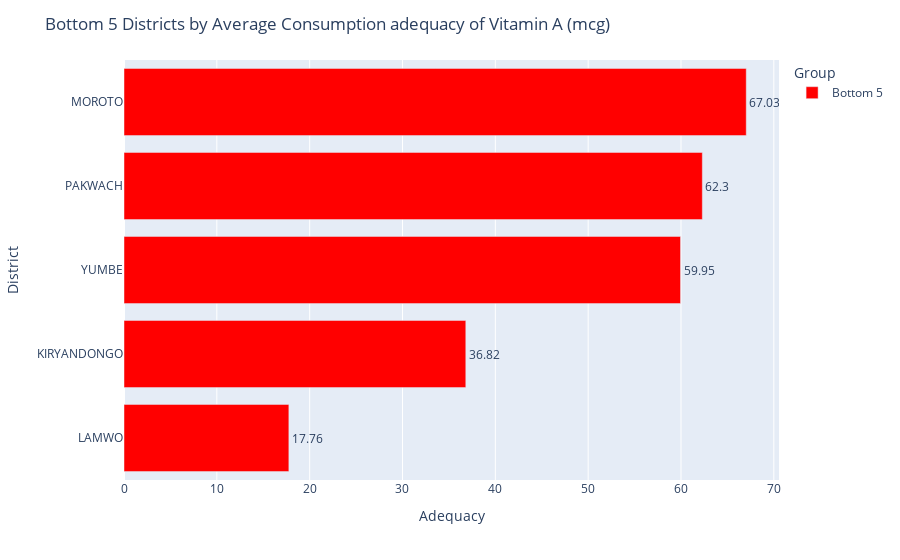

Notebook code for this chart:
### Markdown cell above
### Vitamin A

### Code cell
nutrient = "Average Consumption adequacy of Vitamin A (mcg)"

bottom5 = merged_nutrients.nsmallest(5, nutrient)
bottom5["Group"] = "Bottom 5"

# Horizontal bar chart
fig = px.bar(
    bottom5,
    x=nutrient,
    y="district",
    color="Group",
    text=nutrient,
    orientation="h",
     color_discrete_map={
         "Bottom 5": "red"
          }
)

fig.update_traces(textposition="outside")
fig.update_layout(
    title=f"Bottom 5 Districts by {nutrient}",
    xaxis_title="Adequacy",
    yaxis_title="District",
    yaxis=dict(categoryorder="total ascending")
)

fig.show()

### Figure 1 — Plotly figure (JSON) as saved in the notebook; plotly's stock layout.template omitted (floating-point values rounded to 4 significant figures)
{"data": [{"hovertemplate": "Group=Bottom 5<br>Average Consumption adequacy of Vitamin A (mcg)=%{text}<br>district=%{y}<extra></extra>", "legendgroup": "Bottom 5", "marker": {"color": "red", "pattern": {"shape": ""}}, "name": "Bottom 5", "orientation": "h", "showlegend": true, "text": [17.76, 36.82, 59.95, 62.3, 67.03], "textposition": "outside", "type": "bar", "x": [17.76, 36.82, 59.95, 62.3, 67.03], "xaxis": "x", "y": ["LAMWO", "KIRYANDONGO", "YUMBE", "PAKWACH", "MOROTO"], "yaxis": "y"}], "layout": {"barmode": "relative", "legend": {"title": {"text": "Group"}, "tracegroupgap": 0}, "margin": {"t": 60}, "title": {"text": "Bottom 5 Districts by Average Consumption adequacy of Vitamin A (mcg)"}, "xaxis": {"anchor": "y", "domain": [0, 1], "title": {"text": "Adequacy"}}, "yaxis": {"anchor": "x", "categoryorder": "total ascending", "domain": [0, 1], "title": {"text": "District"}}}}
